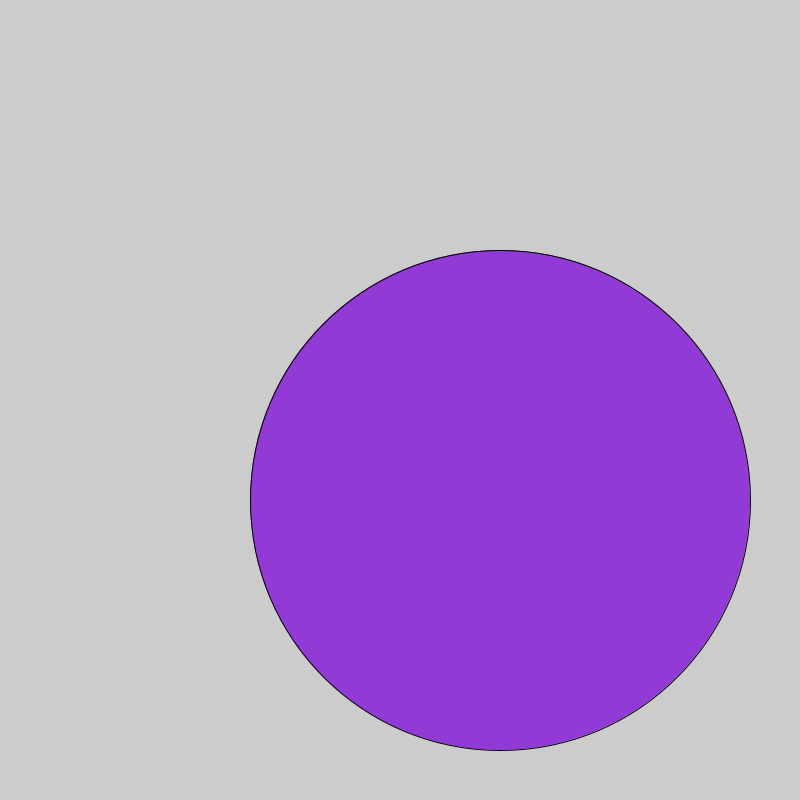
Frame 1 (no input)
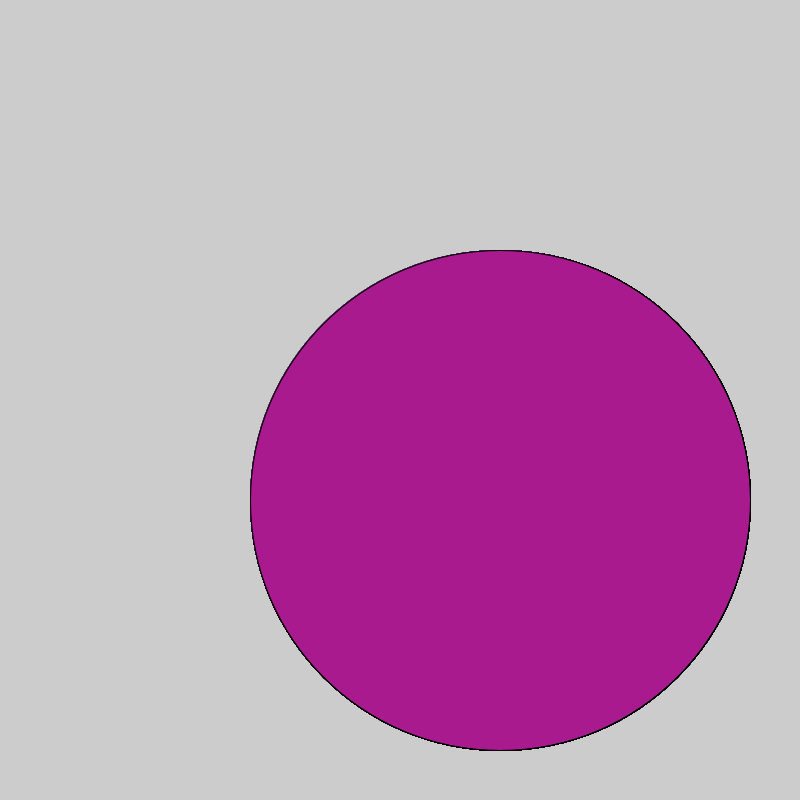
Frame 60 (the mouse pressed at the canvas centre just before this capture)
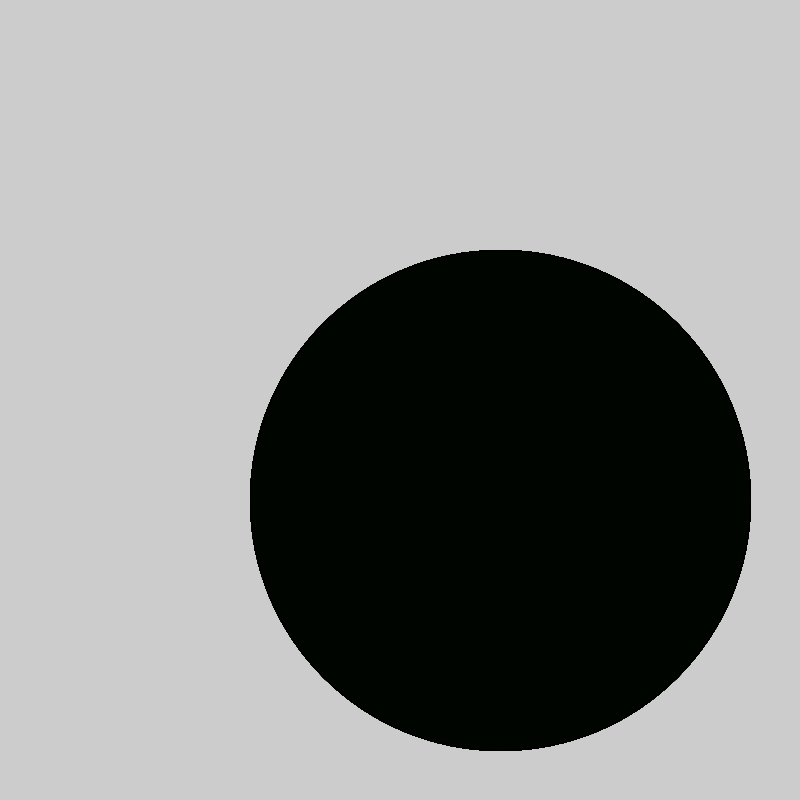
Frame 120 (the mouse held since frame 60 and released just before this capture)

The Processing sketch that drew these frames (run headless with seeded random() and noise(); from frame 60 on, the mouse is pressed at the canvas centre):

// Processing sketch: LogicalDot
// ── LogicalDot.pde
void setup() {
  size(800, 800);
}

void draw() {
  
   fill(random(225),random(225),random(225));

   if(mousePressed){
     fill(0,5,0);
   
   }
   ellipse(500,500,500,500);

}
// Copyright Wintriss Technical Schools 2013
